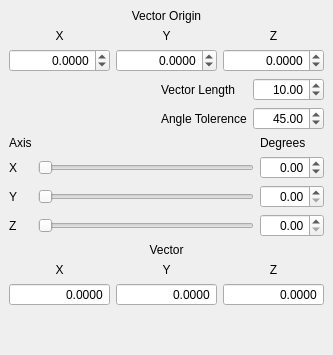
  <widget class="QDockWidget" name="dockTol">
   <property name="windowTitle">
    <string>Tolerance Controls</string>
   </property>
   <attribute name="dockWidgetArea">
    <number>8</number>
   </attribute>
   <widget class="QWidget" name="dockWidgetContents">
    <layout class="QVBoxLayout" name="verticalLayout_11">
     <item>
      <layout class="QVBoxLayout" name="verticalLayout_10">
       <item>
        <widget class="QLabel" name="label_65">
         <property name="text">
          <string>Vector Origin</string>
         </property>
         <property name="alignment">
          <set>Qt::AlignCenter</set>
         </property>
        </widget>
       </item>
       <item>
        <layout class="QGridLayout" name="gridLayout_5">
         <item row="0" column="0">
          <widget class="QLabel" name="label_54">
           <property name="text">
            <string>X</string>
           </property>
           <property name="alignment">
            <set>Qt::AlignCenter</set>
           </property>
          </widget>
         </item>
         <item row="0" column="1">
          <widget class="QLabel" name="label_63">
           <property name="text">
            <string>Y</string>
           </property>
           <property name="alignment">
            <set>Qt::AlignCenter</set>
           </property>
          </widget>
         </item>
         <item row="0" column="2">
          <widget class="QLabel" name="label_64">
           <property name="text">
            <string>Z</string>
           </property>
           <property name="alignment">
            <set>Qt::AlignCenter</set>
           </property>
          </widget>
         </item>
         <item row="1" column="0">
          <widget class="QDoubleSpinBox" name="tolVecXOrigin">
           <property name="alignment">
            <set>Qt::AlignRight|Qt::AlignTrailing|Qt::AlignVCenter</set>
           </property>
           <property name="decimals">
            <number>4</number>
           </property>
           <property name="minimum">
            <double>-1000000.000000000000000</double>
           </property>
           <property name="maximum">
            <double>1000000.000000000000000</double>
           </property>
          </widget>
         </item>
         <item row="1" column="1">
          <widget class="QDoubleSpinBox" name="tolVecYOrigin">
           <property name="alignment">
            <set>Qt::AlignRight|Qt::AlignTrailing|Qt::AlignVCenter</set>
           </property>
           <property name="decimals">
            <number>4</number>
           </property>
           <property name="minimum">
            <double>-1000000.000000000000000</double>
           </property>
           <property name="maximum">
            <double>1000000.000000000000000</double>
           </property>
          </widget>
         </item>
         <item row="1" column="2">
          <widget class="QDoubleSpinBox" name="tolVecZOrigin">
           <property name="alignment">
            <set>Qt::AlignRight|Qt::AlignTrailing|Qt::AlignVCenter</set>
           </property>
           <property name="decimals">
            <number>4</number>
           </property>
           <property name="minimum">
            <double>-1000000.000000000000000</double>
           </property>
           <property name="maximum">
            <double>1000000.000000000000000</double>
           </property>
          </widget>
         </item>
        </layout>
       </item>
      </layout>
     </item>
     <item>
      <layout class="QGridLayout" name="gridLayout_16">
       <item row="0" column="1">
        <widget class="QLabel" name="label_66">
         <property name="text">
          <string>Vector Length</string>
         </property>
        </widget>
       </item>
       <item row="0" column="2">
        <widget class="QDoubleSpinBox" name="tolVecLength">
         <property name="alignment">
          <set>Qt::AlignRight|Qt::AlignTrailing|Qt::AlignVCenter</set>
         </property>
         <property name="maximum">
          <double>1000.000000000000000</double>
         </property>
         <property name="singleStep">
          <double>5.000000000000000</double>
         </property>
         <property name="value">
          <double>10.000000000000000</double>
         </property>
        </widget>
       </item>
       <item row="0" column="0">
        <spacer name="horizontalSpacer_15">
         <property name="orientation">
          <enum>Qt::Horizontal</enum>
         </property>
         <property name="sizeHint" stdset="0">
          <size>
           <width>40</width>
           <height>20</height>
          </size>
         </property>
        </spacer>
       </item>
       <item row="1" column="1">
        <widget class="QLabel" name="label_69">
         <property name="text">
          <string>Angle Tolerence</string>
         </property>
        </widget>
       </item>
       <item row="1" column="2">
        <widget class="QDoubleSpinBox" name="tolVecAngle">
         <property name="alignment">
          <set>Qt::AlignRight|Qt::AlignTrailing|Qt::AlignVCenter</set>
         </property>
         <property name="maximum">
          <double>180.000000000000000</double>
         </property>
         <property name="singleStep">
          <double>5.000000000000000</double>
         </property>
         <property name="value">
          <double>45.000000000000000</double>
         </property>
        </widget>
       </item>
      </layout>
     </item>
     <item>
      <layout class="QGridLayout" name="gridLayout_15">
       <item row="1" column="0">
        <widget class="QLabel" name="xAxisLabel_2">
         <property name="text">
          <string>X</string>
         </property>
        </widget>
       </item>
       <item row="0" column="0">
        <widget class="QLabel" name="label_67">
         <property name="text">
          <string>Axis</string>
         </property>
        </widget>
       </item>
       <item row="1" column="2">
        <widget class="QDoubleSpinBox" name="tolXRotSpinBox">
         <property name="enabled">
          <bool>true</bool>
         </property>
         <property name="alignment">
          <set>Qt::AlignRight|Qt::AlignTrailing|Qt::AlignVCenter</set>
         </property>
         <property name="minimum">
          <double>-90.000000000000000</double>
         </property>
         <property name="maximum">
          <double>90.000000000000000</double>
         </property>
         <property name="singleStep">
          <double>15.000000000000000</double>
         </property>
        </widget>
       </item>
       <item row="0" column="2">
        <widget class="QLabel" name="label_68">
         <property name="text">
          <string>Degrees</string>
         </property>
        </widget>
       </item>
       <item row="3" column="0">
        <widget class="QLabel" name="zAxisLabel_2">
         <property name="text">
          <string>Z</string>
         </property>
        </widget>
       </item>
       <item row="2" column="0">
        <widget class="QLabel" name="yAxisLabel_2">
         <property name="text">
          <string>Y</string>
         </property>
        </widget>
       </item>
       <item row="2" column="1">
        <widget class="QSlider" name="tolYRotSlider">
         <property name="enabled">
          <bool>true</bool>
         </property>
         <property name="maximum">
          <number>360</number>
         </property>
         <property name="orientation">
          <enum>Qt::Horizontal</enum>
         </property>
        </widget>
       </item>
       <item row="3" column="1">
        <widget class="QSlider" name="tolZRotSlider">
         <property name="enabled">
          <bool>true</bool>
         </property>
         <property name="maximum">
          <number>360</number>
         </property>
         <property name="orientation">
          <enum>Qt::Horizontal</enum>
         </property>
        </widget>
       </item>
       <item row="2" column="2">
        <widget class="QDoubleSpinBox" name="tolYRotSpinBox">
         <property name="enabled">
          <bool>true</bool>
         </property>
         <property name="alignment">
          <set>Qt::AlignRight|Qt::AlignTrailing|Qt::AlignVCenter</set>
         </property>
         <property name="maximum">
          <double>360.000000000000000</double>
         </property>
         <property name="singleStep">
          <double>15.000000000000000</double>
         </property>
        </widget>
       </item>
       <item row="3" column="2">
        <widget class="QDoubleSpinBox" name="tolZRotSpinBox">
         <property name="enabled">
          <bool>true</bool>
         </property>
         <property name="alignment">
          <set>Qt::AlignRight|Qt::AlignTrailing|Qt::AlignVCenter</set>
         </property>
         <property name="maximum">
          <double>360.000000000000000</double>
         </property>
         <property name="singleStep">
          <double>15.000000000000000</double>
         </property>
        </widget>
       </item>
       <item row="1" column="1">
        <widget class="QSlider" name="tolXRotSlider">
         <property name="enabled">
          <bool>true</bool>
         </property>
         <property name="minimum">
          <number>0</number>
         </property>
         <property name="maximum">
          <number>360</number>
         </property>
         <property name="orientation">
          <enum>Qt::Horizontal</enum>
         </property>
        </widget>
       </item>
      </layout>
     </item>
     <item>
      <layout class="QVBoxLayout" name="verticalLayout_12">
       <item>
        <widget class="QLabel" name="label_70">
         <property name="text">
          <string>Vector</string>
         </property>
         <property name="alignment">
          <set>Qt::AlignCenter</set>
         </property>
        </widget>
       </item>
       <item>
        <layout class="QGridLayout" name="gridLayout_17">
         <item row="0" column="0">
          <widget class="QLabel" name="label_71">
           <property name="text">
            <string>X</string>
           </property>
           <property name="alignment">
            <set>Qt::AlignCenter</set>
           </property>
          </widget>
         </item>
         <item row="0" column="1">
          <widget class="QLabel" name="label_72">
           <property name="text">
            <string>Y</string>
           </property>
           <property name="alignment">
            <set>Qt::AlignCenter</set>
           </property>
          </widget>
         </item>
         <item row="0" column="2">
          <widget class="QLabel" name="label_73">
           <property name="text">
            <string>Z</string>
           </property>
           <property name="alignment">
            <set>Qt::AlignCenter</set>
           </property>
          </widget>
         </item>
         <item row="1" column="0">
          <widget class="QDoubleSpinBox" name="tolVecX">
           <property name="alignment">
            <set>Qt::AlignRight|Qt::AlignTrailing|Qt::AlignVCenter</set>
           </property>
           <property name="readOnly">
            <bool>true</bool>
           </property>
           <property name="buttonSymbols">
            <enum>QAbstractSpinBox::NoButtons</enum>
           </property>
           <property name="decimals">
            <number>4</number>
           </property>
           <property name="minimum">
            <double>-1000000.000000000000000</double>
           </property>
           <property name="maximum">
            <double>1000000.000000000000000</double>
           </property>
          </widget>
         </item>
         <item row="1" column="1">
          <widget class="QDoubleSpinBox" name="tolVecY">
           <property name="alignment">
            <set>Qt::AlignRight|Qt::AlignTrailing|Qt::AlignVCenter</set>
           </property>
           <property name="readOnly">
            <bool>true</bool>
           </property>
           <property name="buttonSymbols">
            <enum>QAbstractSpinBox::NoButtons</enum>
           </property>
           <property name="decimals">
            <number>4</number>
           </property>
           <property name="minimum">
            <double>-1000000.000000000000000</double>
           </property>
           <property name="maximum">
            <double>1000000.000000000000000</double>
           </property>
          </widget>
         </item>
         <item row="1" column="2">
          <widget class="QDoubleSpinBox" name="tolVecZ">
           <property name="alignment">
            <set>Qt::AlignRight|Qt::AlignTrailing|Qt::AlignVCenter</set>
           </property>
           <property name="readOnly">
            <bool>true</bool>
           </property>
           <property name="buttonSymbols">
            <enum>QAbstractSpinBox::NoButtons</enum>
           </property>
           <property name="decimals">
            <number>4</number>
           </property>
           <property name="minimum">
            <double>-1000000.000000000000000</double>
           </property>
           <property name="maximum">
            <double>1000000.000000000000000</double>
           </property>
          </widget>
         </item>
        </layout>
       </item>
      </layout>
     </item>
     <item>
      <spacer name="verticalSpacer_7">
       <property name="orientation">
        <enum>Qt::Vertical</enum>
       </property>
       <property name="sizeHint" stdset="0">
        <size>
         <width>20</width>
         <height>40</height>
        </size>
       </property>
      </spacer>
     </item>
    </layout>
   </widget>
  </widget>
